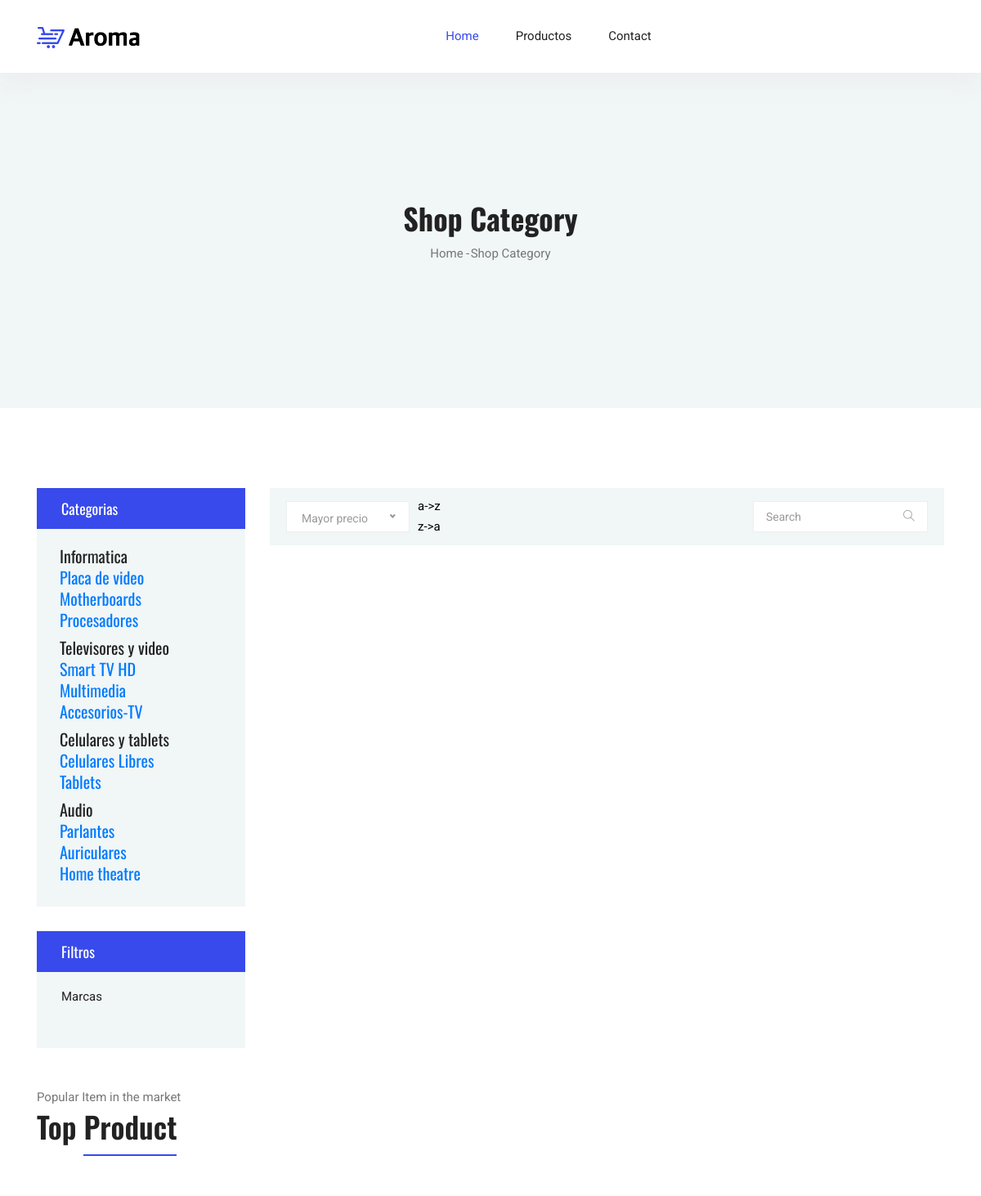
The app's page /category.php?categoria=7 (upper part), older data.
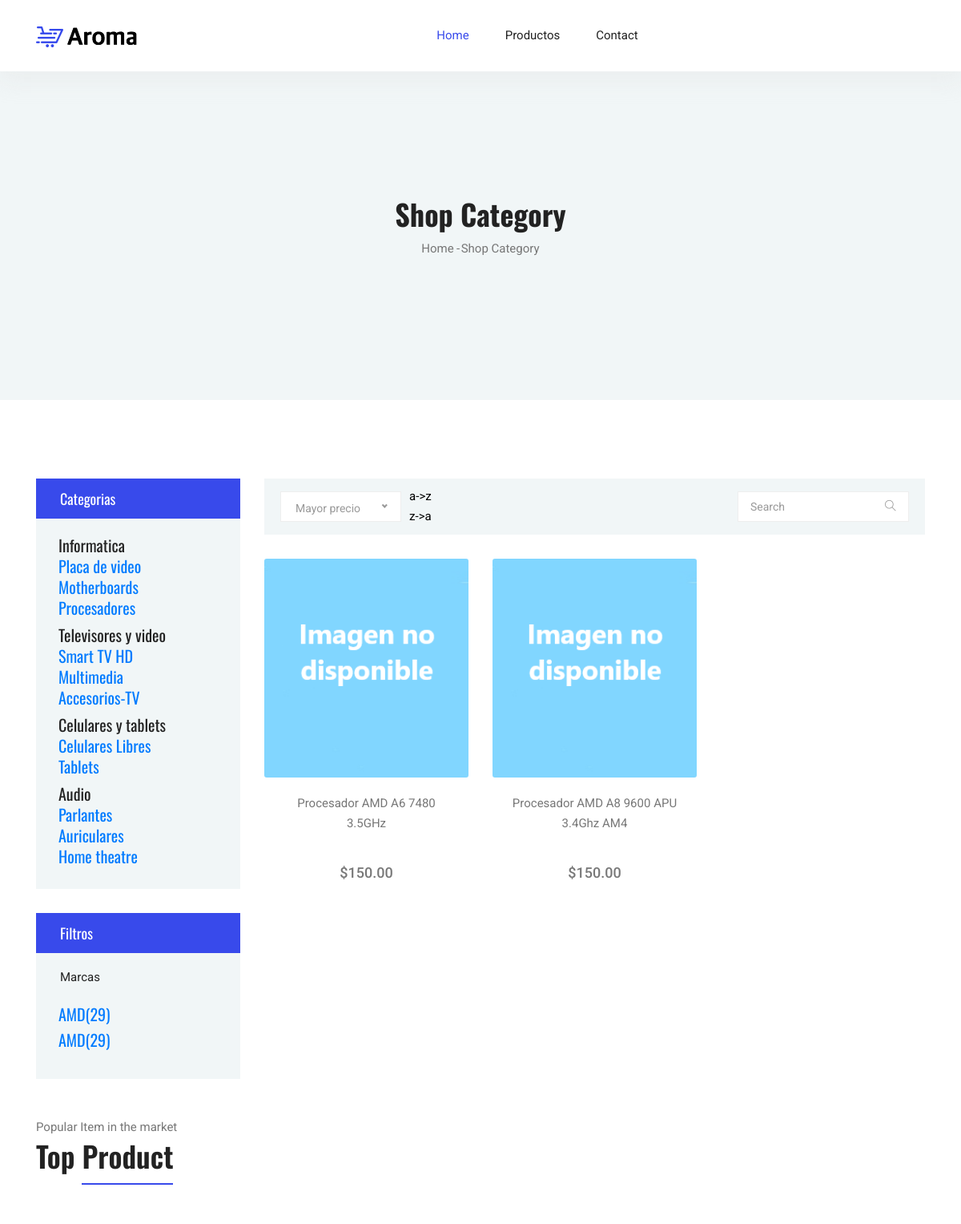
The same page, newer data.
### tables this page shows
CREATE TABLE `categorias` (
  `id_categoria` int(11) NOT NULL,
  `nombre` varchar(250) NOT NULL,
  `id_padre` int(11) NOT NULL DEFAULT 0
);

CREATE TABLE `productos` (
  `id_producto` int(11) NOT NULL,
  `nombre` varchar(100) DEFAULT NULL,
  `descripcion` varchar(250) DEFAULT NULL,
  `imagen` varchar(200) DEFAULT NULL,
  `id_marca` int(11) NOT NULL,
  `id_categoria` int(11) NOT NULL
);

### class/classCategory.php (called while the page is built, shortened)
<?php
class sqlCategoria{
    var $con;
    function sqlCategoria ($con){
        $this->con = $con;
    }
    function getCategorias($idPadre = 0){
        $sql = "SELECT * FROM categorias WHERE id_padre = ".$idPadre;
        return $this->con->query($sql, PDO::FETCH_ASSOC);
    }
}
?>

### class/classMarcas.php (called while the page is built, shortened)
<?php
class sqlMarca{
    var $con;
    function sqlMarca ($con){
        $this->con = $con;
    }
    function getMarcadeCat($id){
        $sql="SELECT p.id_marca, m.descripcion
        from productos p
        INNER join marcas m on m.id_marca = p.id_marca
        WHERE p.id_categoria=".$id;
        return $this->con->query($sql, PDO::FETCH_ASSOC);
    }
}
?>

### class/classProduct.php (called while the page is built, shortened)
<?php
class sqlProducto{
    var $con;
    function sqlProducto($con){
        $this->con = $con;
    }
    function getCategoria($id){
        $sql = " AND id_categoria =".$id;
        return $sql;
    }
    function setFiltros($sql){
        return $this->con->query($sql, PDO::FETCH_ASSOC);
    }
}

### left_category.php (the view)
<?php
require_once('class/classCategory.php');
?>
<div class="sidebar-categories">
                    <div class="head">Categorias</div>
                    <ul class="main-categories">
                        <div class="panel-group category-products" id="accordian">
                            <div class="panel panel-default">
                                <div class="panel-heading">
                                    <h4 class="panel-title">
                                        <?php
                                             $categoria =new sqlCategoria($con);
                                             foreach($categoria->getCategorias() as $row){ ?>
                                        <ul>
                                            <?php echo $row['nombre']?>
                                            <div class="panel panel-default">
                                                <div class="panel-heading">
                                                    <h4 class="panel-title">
                                                        <?php
                                                              $categoria =new sqlCategoria($con);
                                                              foreach($categoria->getCategorias($row['id_categoria']) as $row2){ ?>
                                                        <li> <a
                                                                href="category.php?categoria=<?php echo $row2['id_categoria']?>"><?php echo $row2['nombre']?></a>
                                                        </li>
                                                        <?php }?>
                                                    </h4>
                                                </div>
                                            </div>
                                            </ul>
                                            <?php }?>
                                    </h4>
                                </div>
                            </div>
                        </div>
                    </ul>
                </div>

### left_marcas.php
                   <?php
include_once('class/classMarcas.php');
include_once('category.php');
?>
                   <div class="sidebar-filter">
                    <div class="top-filter-head">Filtros</div>
                    <div class="common-filter">
                        <div class="head">Marcas</div>
                            <ul>
                                   <h4 class="panel-title">
                                   <?php
               if(!empty($id_categoria)){
                 $marca =new sqlMarca($con);
                foreach($marca->getMarcadeCat($id_categoria) as $row){ ?>
                 <li class="filter-list"><a href="category.php?categoria=<?php echo $id_categoria ?>&marca=<?php echo $row['id_marca']?>" ><?php echo $row['descripcion']?><span>(29)</span></a></li><?php }}else{}?>
                                </h4>
                            </ul>
                    </div>
                </div>

### productosDeLaCategoria.php (shortened to what this page needs)
<?php
 require_once('class/classProduct.php');
 require_once('category.php');
?>
<section class="lattest-product-area pb-40 category-list">
    <div class="row">
        <?php
        foreach($productosFiltrados as $row){ ?>
           <div class="col-md-6 col-lg-4">
            <div class="card text-center card-product">
                <div class="card-product__img">
                    <img class="card-img" src='img/product/<?php echo $row['imagen']?>' alt="">
                </div>
                <div class="card-body">
                    <p><?php echo $row['nombre']?></p>
                    <h4 class="card-product__title"><a href="single-product.php?id=<?php  echo $row['id_producto']?>"><?php echo $row['descripcion']?></a></h4>
                    <p class="card-product__price">$150.00</p>
                </div>
            </div>
        </div>
        <?php }?>
    </div>
</section>

Row changes from the older to the newer data that the page shows:
added productos: imagen (picture), nombre "Procesador AMD A6 7480 3.5GHz"
added productos: imagen (picture), nombre "Procesador AMD A8 9600 APU 3.4Ghz AM4"
Text that changed along with them:
new list line: "AMD (29)"
